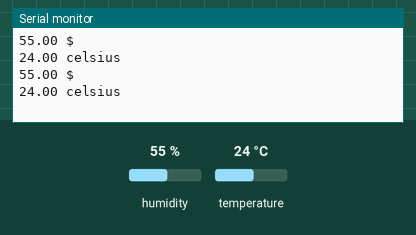
A sketch run on a simulated Arduino Uno, built with avr-gcc and run on an emulated ATmega328P. Shown: the last lines printed to the serial monitor. The test bench sets the inputs (shaded band); at power-on: humidity 55 %, temperature 24 °C.

Above: at 4.8 s.
4.9 s: humidity set to 22 %
At 7.2 s:
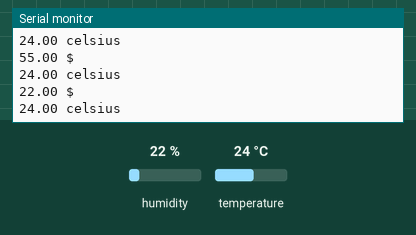
7.9 s: temperature set to 12 °C
At 9.6 s:
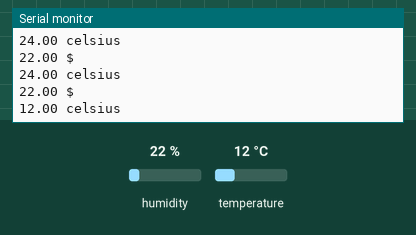
10.9 s: humidity set to 40 %
At 13.1 s:
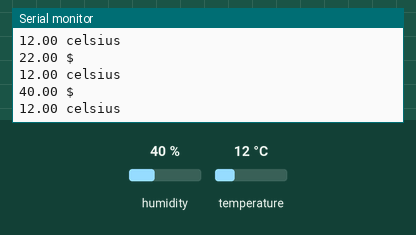
Timing chart, 0 to 14.6 s (numbered marks = the images above; inputs shaded):
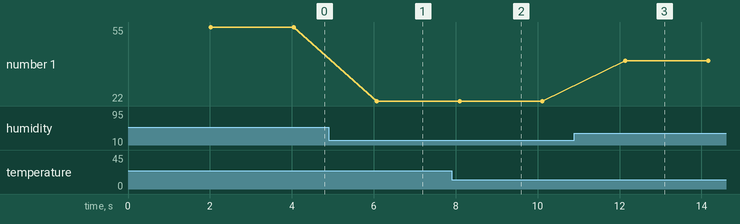

The sketch:

projeto_humidade.ino
```cpp
#include <dht.h>
dht DHT;
uint32_t timer = 0;

void setup() {
  Serial.begin(9600);
}
void loop() {
  if(millis() - timer >= 2000){
    DHT.read11(A1);
    Serial.print(DHT.humidity);
    Serial.println(" $");

    Serial.print(DHT.temperature);
    Serial.println(" celsius");

    timer = millis();
  }
}
```

Measured:
- after the input at 4.9 s, the serial monitor: prints a new line after 1.2 s (image 1)
- after the input at 7.9 s, the serial monitor: prints a new line after 0.20 s (image 2)
- after the input at 10.9 s, the serial monitor: prints a new line after 1.2 s (image 3)
- plotted number 1: 55 → 22 after the input at 4.9 s, 22 → 40 after the input at 10.9 s
